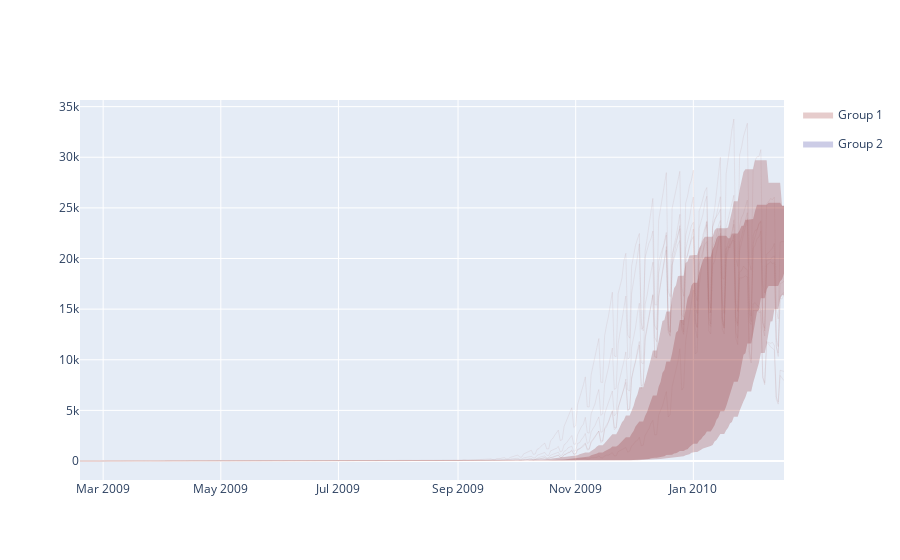

Here is the notebook cell this chart was saved with:
### Markdown cell above
## Making a Functional Boxplot
This will be done group-wise (and in SQL)

### Code cell
fig = go.Figure()
df_graph = df_pivot.rolling(7).median()

for group in total_distances['CENTROID_ID'].unique():
    print("Group", group)
    df_group = total_distances[total_distances['CENTROID_ID'] == group]
    print('Total Curves:', len(df_group))
    
    # Calculate quartiles
    lower_quartile = df_group['total_distance'].quantile(.25)
    upper_quartile = df_group['total_distance'].quantile(.75)
    
    # Calculate IQR
    IQR = upper_quartile - lower_quartile
    
    # Filter rows within IQR (inner curves)
    inner_curves = df_group[(df_group['total_distance'] >= lower_quartile) \
                            & (df_group['total_distance'] <= upper_quartile)]['run_id'].to_list()
    print('Inner Curves', len(inner_curves))
    
    curve_75 = df_graph[inner_curves].T.max()
    curve_25 = df_graph[inner_curves].T.min()
    
    # Define outliers (beyond 1.5 * IQR)
    lower_bound = lower_quartile - 1.5 * IQR
    upper_bound = upper_quartile + 1.5 * IQR
    
    # Filter to get outliers (those outside 1.5 IQRs)
    outliers = df_group[(df_group['total_distance'] < lower_bound) | \
                        (df_group['total_distance'] > upper_bound)]['run_id'].to_list()
    print('Outliers:', len(outliers),'\n')
    
    # Now calculate the curve_0 and curve_100, excluding outliers
    non_outliers = df_group[~df_group['run_id'].isin(outliers)]['run_id'].to_list()
    
    curve_0 = df_graph[non_outliers].T.min()
    curve_100 = df_graph[non_outliers].T.max()
    
    # actually graph
    # Lower
    fig.add_trace(go.Scatter(
        name=f'Group {group} Lower Bound',
        x=curve_0.index,
        y=curve_0,
        marker=dict(color="#444"),
        line=dict(width=0),
        mode='lines',
        showlegend=False,
        legendgroup=str(group)  # Assign to legend group
    ))
    # Upper
    fig.add_trace(go.Scatter(
        name=f'Group {group} Upper Bound',
        x=curve_100.index,
        y=curve_100,
        mode='lines',
        marker=dict(color="#444"),
        line=dict(width=0),
        fillcolor=color_to_rgba(colors[group-1], 1, .2),
        fill='tonexty',
        showlegend=False,
        legendgroup=str(group)  # Assign to legend group
    ))
        
    # Lower
    fig.add_trace(go.Scatter(
        name=f'Group {group} Lower Quartile',
        x=curve_25.index,
        y=curve_25,
        marker=dict(color="#444"),
        line=dict(width=0),
        mode='lines',
        showlegend=False,
        legendgroup=str(group)  # Assign to legend group
    ))
    # Upper
    fig.add_trace(go.Scatter(
        name=f'Group {group}',
        x=curve_75.index,
        y=curve_75,
        mode='lines',
        marker=dict(color="#444"),
        line=dict(width=0),
        fillcolor=color_to_rgba(colors[group-1], 1, alpha=.2),
        fill='tonexty',
        showlegend=True,
        legendgroup=str(group)  # Assign to legend group
    ))
    
    for outlier in outliers:
        print(outlier)
        fig.add_trace(go.Scatter(
        name=f'Group {group} Outlier',
        x=df_pivot.index,
        y=df_pivot[outlier],
        marker=dict(color=color_to_rgba(colors[group-1], .5, alpha=.1)),
        line=dict(width=1),
        mode='lines',
        showlegend=False,
        legendgroup=str(group)  # Assign to legend group
    ))
        
fig.show()

### Figure 1 — Plotly figure (JSON) as saved in the notebook; plotly's stock layout.template omitted (floating-point values rounded to 4 significant figures; data arrays with more than 128 entries replaced by an {"elided": "..."} marker saying what was removed)
{"data": [{"legendgroup": "1", "line": {"width": 0}, "marker": {"color": "#444"}, "mode": "lines", "name": "Group 1 Lower Bound", "showlegend": false, "type": "scatter", "x": {"elided": "366 str values"}, "y": {"elided": "366 int values"}}, {"fill": "tonexty", "fillcolor": "rgba(128, 0, 0, 0.2)", "legendgroup": "1", "line": {"width": 0}, "marker": {"color": "#444"}, "mode": "lines", "name": "Group 1 Upper Bound", "showlegend": false, "type": "scatter", "x": {"elided": "366 str values"}, "y": {"elided": "366 int values"}}, {"legendgroup": "1", "line": {"width": 0}, "marker": {"color": "#444"}, "mode": "lines", "name": "Group 1 Lower Quartile", "showlegend": false, "type": "scatter", "x": {"elided": "366 str values"}, "y": {"elided": "366 int values"}}, {"fill": "tonexty", "fillcolor": "rgba(128, 0, 0, 0.2)", "legendgroup": "1", "line": {"width": 0}, "marker": {"color": "#444"}, "mode": "lines", "name": "Group 1", "showlegend": true, "type": "scatter", "x": {"elided": "366 str values"}, "y": {"elided": "366 int values"}}, {"legendgroup": "1", "line": {"width": 1}, "marker": {"color": "rgba(166, 102, 102, 0.1)"}, "mode": "lines", "name": "Group 1 Outlier", "showlegend": false, "type": "scatter", "x": {"elided": "366 str values"}, "y": {"elided": "366 int values"}}, {"legendgroup": "1", "line": {"width": 1}, "marker": {"color": "rgba(166, 102, 102, 0.1)"}, "mode": "lines", "name": "Group 1 Outlier", "showlegend": false, "type": "scatter", "x": {"elided": "366 str values"}, "y": {"elided": "366 int values"}}, {"legendgroup": "1", "line": {"width": 1}, "marker": {"color": "rgba(166, 102, 102, 0.1)"}, "mode": "lines", "name": "Group 1 Outlier", "showlegend": false, "type": "scatter", "x": {"elided": "366 str values"}, "y": {"elided": "366 int values"}}, {"legendgroup": "1", "line": {"width": 1}, "marker": {"color": "rgba(166, 102, 102, 0.1)"}, "mode": "lines", "name": "Group 1 Outlier", "showlegend": false, "type": "scatter", "x": {"elided": "366 str values"}, "y": {"elided": "366 int values"}}, {"legendgroup": "1", "line": {"width": 1}, "marker": {"color": "rgba(166, 102, 102, 0.1)"}, "mode": "lines", "name": "Group 1 Outlier", "showlegend": false, "type": "scatter", "x": {"elided": "366 str values"}, "y": {"elided": "366 int values"}}, {"legendgroup": "1", "line": {"width": 1}, "marker": {"color": "rgba(166, 102, 102, 0.1)"}, "mode": "lines", "name": "Group 1 Outlier", "showlegend": false, "type": "scatter", "x": {"elided": "366 str values"}, "y": {"elided": "366 int values"}}, {"legendgroup": "2", "line": {"width": 0}, "marker": {"color": "#444"}, "mode": "lines", "name": "Group 2 Lower Bound", "showlegend": false, "type": "scatter", "x": {"elided": "366 str values"}, "y": {"elided": "366 int values"}}, {"fill": "tonexty", "fillcolor": "rgba(0, 0, 128, 0.2)", "legendgroup": "2", "line": {"width": 0}, "marker": {"color": "#444"}, "mode": "lines", "name": "Group 2 Upper Bound", "showlegend": false, "type": "scatter", "x": {"elided": "366 str values"}, "y": {"elided": "366 int values"}}, {"legendgroup": "2", "line": {"width": 0}, "marker": {"color": "#444"}, "mode": "lines", "name": "Group 2 Lower Quartile", "showlegend": false, "type": "scatter", "x": {"elided": "366 str values"}, "y": {"elided": "366 int values"}}, {"fill": "tonexty", "fillcolor": "rgba(0, 0, 128, 0.2)", "legendgroup": "2", "line": {"width": 0}, "marker": {"color": "#444"}, "mode": "lines", "name": "Group 2", "showlegend": true, "type": "scatter", "x": {"elided": "366 str values"}, "y": {"elided": "366 int values"}}], "layout": {}}
